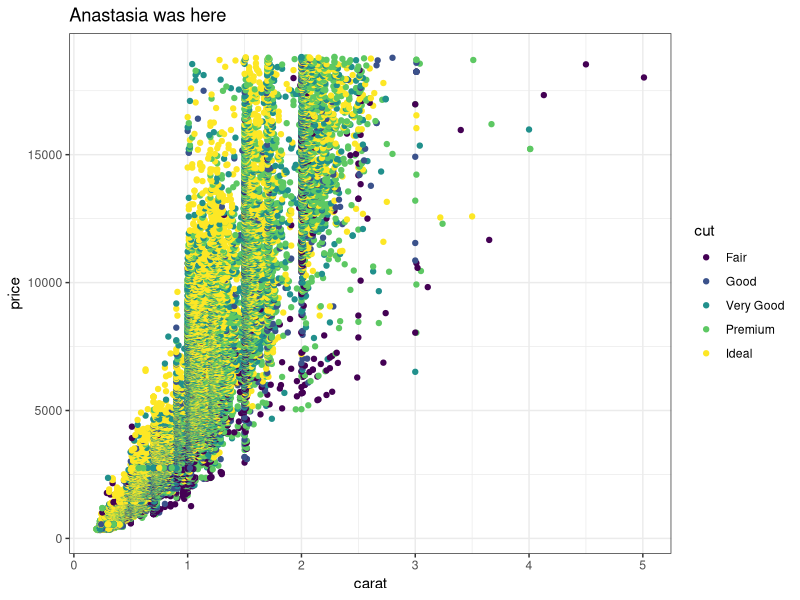
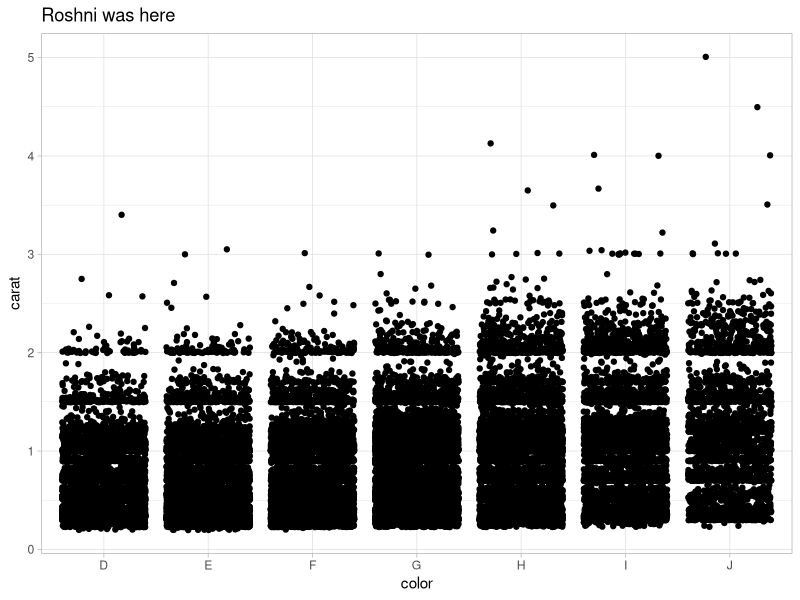
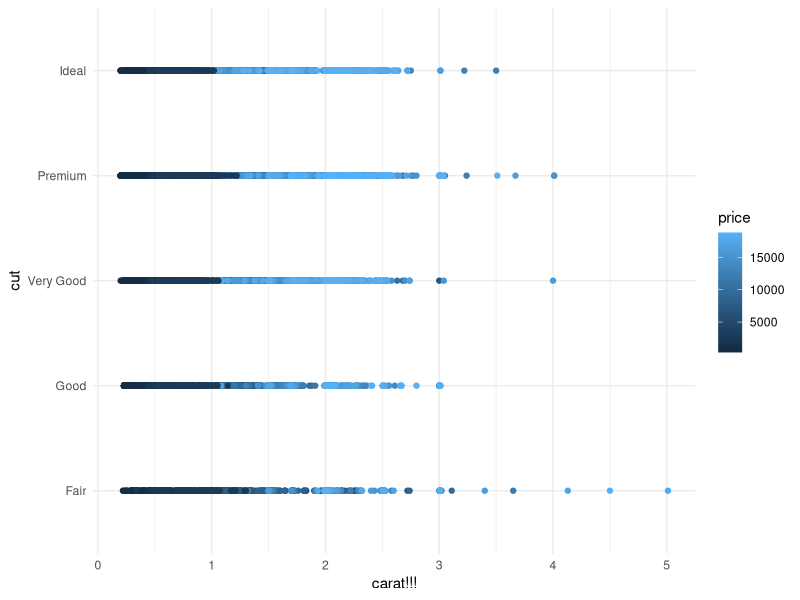

Recreate these plots in R, in order.
## ---- chunk 1
knitr::opts_chunk$set(echo = TRUE)
library(tidyverse)
## ---- chunk 2
# Partner 1: 
# Run the code below to see the original graph
# Change the code below to make the point color change based on 'cut', and update the theme to theme_bw(). Update the title to include your first name. 

ggplot(data = diamonds, aes(x = carat, y = price, color = cut)) +
  geom_point() +
  theme_bw() +
  labs(title = "Anastasia was here")
## ---- chunk 3
# Partner 2: 
# Run the code below to see the original graph
# Change the code below to make the geom a geom_jitter, and update the theme to theme_light. Update the title to include your first name. 

ggplot(data = diamonds, aes(x = color, y = carat)) +
  geom_jitter() +
  theme_light() +
  labs(title = "Roshni was here")
## ---- chunk 4

ggplot(data = diamonds, aes(x = carat, y = cut, color = price)) +
  geom_point() +
  theme_minimal()+
  labs(
    x = "carat!!!"
  )
# a SUPER exciting graph :) definitely!
## ---- chunk 5
# Yay branches! Woooohooo
# love breaking things
